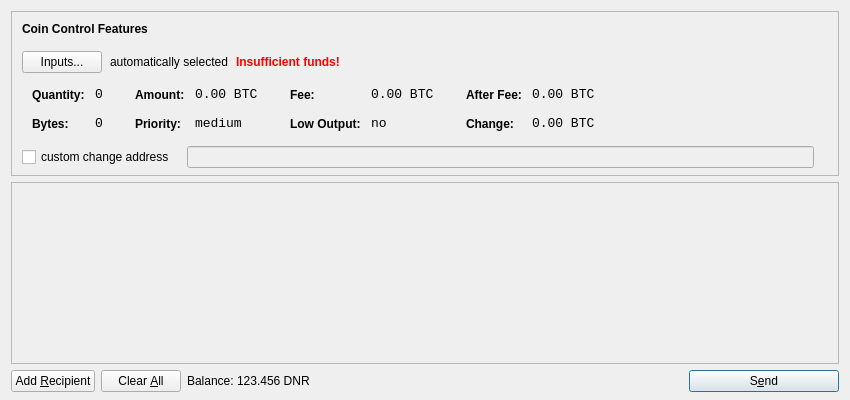
<?xml version="1.0" encoding="UTF-8"?>
<ui version="4.0">
 <class>SendCoinsDialog</class>
 <widget class="QDialog" name="SendCoinsDialog">
  <property name="geometry">
   <rect>
    <x>0</x>
    <y>0</y>
    <width>850</width>
    <height>400</height>
   </rect>
  </property>
  <property name="windowTitle">
   <string>Send Coins</string>
  </property>
  <layout class="QVBoxLayout" name="verticalLayout" stretch="0,1,0">
   <property name="bottomMargin">
    <number>8</number>
   </property>
   <item>
    <widget class="QFrame" name="frameCoinControl">
     <property name="sizePolicy">
      <sizepolicy hsizetype="Expanding" vsizetype="Expanding">
       <horstretch>0</horstretch>
       <verstretch>0</verstretch>
      </sizepolicy>
     </property>
     <property name="maximumSize">
      <size>
       <width>16777215</width>
       <height>16777215</height>
      </size>
     </property>
     <property name="frameShape">
      <enum>QFrame::StyledPanel</enum>
     </property>
     <property name="frameShadow">
      <enum>QFrame::Sunken</enum>
     </property>
     <layout class="QVBoxLayout" name="verticalLayoutCoinControl2">
      <property name="spacing">
       <number>-1</number>
      </property>
      <property name="leftMargin">
       <number>0</number>
      </property>
      <property name="topMargin">
       <number>0</number>
      </property>
      <property name="rightMargin">
       <number>0</number>
      </property>
      <property name="bottomMargin">
       <number>6</number>
      </property>
      <item>
       <layout class="QVBoxLayout" name="verticalLayoutCoinControl" stretch="0,0,0,0,1">
        <property name="spacing">
         <number>0</number>
        </property>
        <property name="leftMargin">
         <number>10</number>
        </property>
        <property name="topMargin">
         <number>10</number>
        </property>
        <item>
         <layout class="QHBoxLayout" name="horizontalLayoutCoinControl1">
          <property name="bottomMargin">
           <number>15</number>
          </property>
          <item>
           <widget class="QLabel" name="labelCoinControlFeatures">
            <property name="sizePolicy">
             <sizepolicy hsizetype="Preferred" vsizetype="Maximum">
              <horstretch>0</horstretch>
              <verstretch>0</verstretch>
             </sizepolicy>
            </property>
            <property name="font">
             <font>
              <weight>75</weight>
              <bold>true</bold>
             </font>
            </property>
            <property name="styleSheet">
             <string notr="true">font-weight:bold;</string>
            </property>
            <property name="text">
             <string>Coin Control Features</string>
            </property>
           </widget>
          </item>
         </layout>
        </item>
        <item>
         <layout class="QHBoxLayout" name="horizontalLayoutCoinControl2" stretch="0,0,0,0">
          <property name="spacing">
           <number>8</number>
          </property>
          <property name="bottomMargin">
           <number>10</number>
          </property>
          <item>
           <widget class="QPushButton" name="pushButtonCoinControl">
            <property name="styleSheet">
             <string notr="true"/>
            </property>
            <property name="text">
             <string>Inputs...</string>
            </property>
           </widget>
          </item>
          <item>
           <widget class="QLabel" name="labelCoinControlAutomaticallySelected">
            <property name="text">
             <string>automatically selected</string>
            </property>
            <property name="margin">
             <number>5</number>
            </property>
           </widget>
          </item>
          <item>
           <widget class="QLabel" name="labelCoinControlInsuffFunds">
            <property name="font">
             <font>
              <weight>75</weight>
              <bold>true</bold>
             </font>
            </property>
            <property name="styleSheet">
             <string notr="true">color:red;font-weight:bold;</string>
            </property>
            <property name="text">
             <string>Insufficient funds!</string>
            </property>
            <property name="margin">
             <number>5</number>
            </property>
           </widget>
          </item>
          <item>
           <spacer name="horizontalSpacerCoinControl">
            <property name="orientation">
             <enum>Qt::Horizontal</enum>
            </property>
            <property name="sizeHint" stdset="0">
             <size>
              <width>40</width>
              <height>1</height>
             </size>
            </property>
           </spacer>
          </item>
         </layout>
        </item>
        <item>
         <widget class="QWidget" name="widgetCoinControl" native="true">
          <property name="sizePolicy">
           <sizepolicy hsizetype="Preferred" vsizetype="Preferred">
            <horstretch>0</horstretch>
            <verstretch>0</verstretch>
           </sizepolicy>
          </property>
          <property name="minimumSize">
           <size>
            <width>0</width>
            <height>0</height>
           </size>
          </property>
          <property name="styleSheet">
           <string notr="true"/>
          </property>
          <layout class="QHBoxLayout" name="horizontalLayoutCoinControl5">
           <property name="margin">
            <number>0</number>
           </property>
           <item>
            <layout class="QHBoxLayout" name="horizontalLayoutCoinControl3" stretch="0,0,0,1">
             <property name="spacing">
              <number>20</number>
             </property>
             <property name="topMargin">
              <number>0</number>
             </property>
             <property name="bottomMargin">
              <number>10</number>
             </property>
             <item>
              <layout class="QFormLayout" name="formLayoutCoinControl1">
               <property name="horizontalSpacing">
                <number>10</number>
               </property>
               <property name="verticalSpacing">
                <number>14</number>
               </property>
               <property name="leftMargin">
                <number>10</number>
               </property>
               <property name="topMargin">
                <number>4</number>
               </property>
               <property name="rightMargin">
                <number>6</number>
               </property>
               <item row="0" column="0">
                <widget class="QLabel" name="labelCoinControlQuantityText">
                 <property name="styleSheet">
                  <string notr="true">font-weight:bold;</string>
                 </property>
                 <property name="text">
                  <string>Quantity:</string>
                 </property>
                 <property name="margin">
                  <number>0</number>
                 </property>
                </widget>
               </item>
               <item row="0" column="1">
                <widget class="QLabel" name="labelCoinControlQuantity">
                 <property name="font">
                  <font>
                   <family>Monospace</family>
                   <pointsize>10</pointsize>
                  </font>
                 </property>
                 <property name="cursor">
                  <cursorShape>IBeamCursor</cursorShape>
                 </property>
                 <property name="contextMenuPolicy">
                  <enum>Qt::ActionsContextMenu</enum>
                 </property>
                 <property name="text">
                  <string notr="true">0</string>
                 </property>
                 <property name="margin">
                  <number>0</number>
                 </property>
                 <property name="textInteractionFlags">
                  <set>Qt::LinksAccessibleByMouse|Qt::TextSelectableByKeyboard|Qt::TextSelectableByMouse</set>
                 </property>
                </widget>
               </item>
               <item row="1" column="0">
                <widget class="QLabel" name="labelCoinControlBytesText">
                 <property name="styleSheet">
                  <string notr="true">font-weight:bold;</string>
                 </property>
                 <property name="text">
                  <string>Bytes:</string>
                 </property>
                </widget>
               </item>
               <item row="1" column="1">
                <widget class="QLabel" name="labelCoinControlBytes">
                 <property name="font">
                  <font>
                   <family>Monospace</family>
                   <pointsize>10</pointsize>
                  </font>
                 </property>
                 <property name="cursor">
                  <cursorShape>IBeamCursor</cursorShape>
                 </property>
                 <property name="contextMenuPolicy">
                  <enum>Qt::ActionsContextMenu</enum>
                 </property>
                 <property name="text">
                  <string notr="true">0</string>
                 </property>
                 <property name="textInteractionFlags">
                  <set>Qt::LinksAccessibleByMouse|Qt::TextSelectableByKeyboard|Qt::TextSelectableByMouse</set>
                 </property>
                </widget>
               </item>
              </layout>
             </item>
             <item>
              <layout class="QFormLayout" name="formLayoutCoinControl2">
               <property name="horizontalSpacing">
                <number>10</number>
               </property>
               <property name="verticalSpacing">
                <number>14</number>
               </property>
               <property name="leftMargin">
                <number>6</number>
               </property>
               <property name="topMargin">
                <number>4</number>
               </property>
               <property name="rightMargin">
                <number>6</number>
               </property>
               <item row="0" column="0">
                <widget class="QLabel" name="labelCoinControlAmountText">
                 <property name="styleSheet">
                  <string notr="true">font-weight:bold;</string>
                 </property>
                 <property name="text">
                  <string>Amount:</string>
                 </property>
                 <property name="margin">
                  <number>0</number>
                 </property>
                </widget>
               </item>
               <item row="0" column="1">
                <widget class="QLabel" name="labelCoinControlAmount">
                 <property name="font">
                  <font>
                   <family>Monospace</family>
                   <pointsize>10</pointsize>
                  </font>
                 </property>
                 <property name="cursor">
                  <cursorShape>IBeamCursor</cursorShape>
                 </property>
                 <property name="contextMenuPolicy">
                  <enum>Qt::ActionsContextMenu</enum>
                 </property>
                 <property name="text">
                  <string notr="true">0.00 BTC</string>
                 </property>
                 <property name="textInteractionFlags">
                  <set>Qt::LinksAccessibleByMouse|Qt::TextSelectableByKeyboard|Qt::TextSelectableByMouse</set>
                 </property>
                </widget>
               </item>
               <item row="1" column="0">
                <widget class="QLabel" name="labelCoinControlPriorityText">
                 <property name="styleSheet">
                  <string notr="true">font-weight:bold;</string>
                 </property>
                 <property name="text">
                  <string>Priority:</string>
                 </property>
                </widget>
               </item>
               <item row="1" column="1">
                <widget class="QLabel" name="labelCoinControlPriority">
                 <property name="font">
                  <font>
                   <family>Monospace</family>
                   <pointsize>10</pointsize>
                  </font>
                 </property>
                 <property name="cursor">
                  <cursorShape>IBeamCursor</cursorShape>
                 </property>
                 <property name="contextMenuPolicy">
                  <enum>Qt::ActionsContextMenu</enum>
                 </property>
                 <property name="text">
                  <string>medium</string>
                 </property>
                 <property name="textInteractionFlags">
                  <set>Qt::LinksAccessibleByMouse|Qt::TextSelectableByKeyboard|Qt::TextSelectableByMouse</set>
                 </property>
                </widget>
               </item>
              </layout>
             </item>
             <item>
              <layout class="QFormLayout" name="formLayoutCoinControl3">
               <property name="horizontalSpacing">
                <number>10</number>
               </property>
               <property name="verticalSpacing">
                <number>14</number>
               </property>
               <property name="leftMargin">
                <number>6</number>
               </property>
               <property name="topMargin">
                <number>4</number>
               </property>
               <property name="rightMargin">
                <number>6</number>
               </property>
               <item row="0" column="0">
                <widget class="QLabel" name="labelCoinControlFeeText">
                 <property name="styleSheet">
                  <string notr="true">font-weight:bold;</string>
                 </property>
                 <property name="text">
                  <string>Fee:</string>
                 </property>
                 <property name="margin">
                  <number>0</number>
                 </property>
                </widget>
               </item>
               <item row="0" column="1">
                <widget class="QLabel" name="labelCoinControlFee">
                 <property name="font">
                  <font>
                   <family>Monospace</family>
                   <pointsize>10</pointsize>
                  </font>
                 </property>
                 <property name="cursor">
                  <cursorShape>IBeamCursor</cursorShape>
                 </property>
                 <property name="contextMenuPolicy">
                  <enum>Qt::ActionsContextMenu</enum>
                 </property>
                 <property name="text">
                  <string notr="true">0.00 BTC</string>
                 </property>
                 <property name="textInteractionFlags">
                  <set>Qt::LinksAccessibleByMouse|Qt::TextSelectableByKeyboard|Qt::TextSelectableByMouse</set>
                 </property>
                </widget>
               </item>
               <item row="1" column="0">
                <widget class="QLabel" name="labelCoinControlLowOutputText">
                 <property name="styleSheet">
                  <string notr="true">font-weight:bold;</string>
                 </property>
                 <property name="text">
                  <string>Low Output:</string>
                 </property>
                </widget>
               </item>
               <item row="1" column="1">
                <widget class="QLabel" name="labelCoinControlLowOutput">
                 <property name="font">
                  <font>
                   <family>Monospace</family>
                   <pointsize>10</pointsize>
                  </font>
                 </property>
                 <property name="cursor">
                  <cursorShape>IBeamCursor</cursorShape>
                 </property>
                 <property name="contextMenuPolicy">
                  <enum>Qt::ActionsContextMenu</enum>
                 </property>
                 <property name="text">
                  <string>no</string>
                 </property>
                 <property name="textInteractionFlags">
                  <set>Qt::LinksAccessibleByMouse|Qt::TextSelectableByKeyboard|Qt::TextSelectableByMouse</set>
                 </property>
                </widget>
               </item>
              </layout>
             </item>
             <item>
              <layout class="QFormLayout" name="formLayoutCoinControl4">
               <property name="horizontalSpacing">
                <number>10</number>
               </property>
               <property name="verticalSpacing">
                <number>14</number>
               </property>
               <property name="leftMargin">
                <number>6</number>
               </property>
               <property name="topMargin">
                <number>4</number>
               </property>
               <property name="rightMargin">
                <number>6</number>
               </property>
               <item row="0" column="0">
                <widget class="QLabel" name="labelCoinControlAfterFeeText">
                 <property name="styleSheet">
                  <string notr="true">font-weight:bold;</string>
                 </property>
                 <property name="text">
                  <string>After Fee:</string>
                 </property>
                 <property name="margin">
                  <number>0</number>
                 </property>
                </widget>
               </item>
               <item row="0" column="1">
                <widget class="QLabel" name="labelCoinControlAfterFee">
                 <property name="font">
                  <font>
                   <family>Monospace</family>
                   <pointsize>10</pointsize>
                  </font>
                 </property>
                 <property name="cursor">
                  <cursorShape>IBeamCursor</cursorShape>
                 </property>
                 <property name="contextMenuPolicy">
                  <enum>Qt::ActionsContextMenu</enum>
                 </property>
                 <property name="text">
                  <string notr="true">0.00 BTC</string>
                 </property>
                 <property name="textInteractionFlags">
                  <set>Qt::LinksAccessibleByMouse|Qt::TextSelectableByKeyboard|Qt::TextSelectableByMouse</set>
                 </property>
                </widget>
               </item>
               <item row="1" column="0">
                <widget class="QLabel" name="labelCoinControlChangeText">
                 <property name="styleSheet">
                  <string notr="true">font-weight:bold;</string>
                 </property>
                 <property name="text">
                  <string>Change:</string>
                 </property>
                </widget>
               </item>
               <item row="1" column="1">
                <widget class="QLabel" name="labelCoinControlChange">
                 <property name="font">
                  <font>
                   <family>Monospace</family>
                   <pointsize>10</pointsize>
                  </font>
                 </property>
                 <property name="cursor">
                  <cursorShape>IBeamCursor</cursorShape>
                 </property>
                 <property name="contextMenuPolicy">
                  <enum>Qt::ActionsContextMenu</enum>
                 </property>
                 <property name="text">
                  <string notr="true">0.00 BTC</string>
                 </property>
                 <property name="textInteractionFlags">
                  <set>Qt::LinksAccessibleByMouse|Qt::TextSelectableByKeyboard|Qt::TextSelectableByMouse</set>
                 </property>
                </widget>
               </item>
              </layout>
             </item>
            </layout>
           </item>
          </layout>
         </widget>
        </item>
        <item>
         <layout class="QHBoxLayout" name="horizontalLayoutCoinControl4" stretch="0,0,0">
          <property name="spacing">
           <number>12</number>
          </property>
          <property name="sizeConstraint">
           <enum>QLayout::SetDefaultConstraint</enum>
          </property>
          <property name="topMargin">
           <number>5</number>
          </property>
          <property name="rightMargin">
           <number>5</number>
          </property>
          <item>
           <widget class="QCheckBox" name="checkBoxCoinControlChange">
            <property name="text">
             <string>custom change address</string>
            </property>
           </widget>
          </item>
          <item>
           <widget class="QLineEdit" name="lineEditCoinControlChange">
            <property name="enabled">
             <bool>false</bool>
            </property>
            <property name="sizePolicy">
             <sizepolicy hsizetype="Expanding" vsizetype="Fixed">
              <horstretch>0</horstretch>
              <verstretch>0</verstretch>
             </sizepolicy>
            </property>
           </widget>
          </item>
          <item>
           <widget class="QLabel" name="labelCoinControlChangeLabel">
            <property name="sizePolicy">
             <sizepolicy hsizetype="Preferred" vsizetype="Expanding">
              <horstretch>0</horstretch>
              <verstretch>0</verstretch>
             </sizepolicy>
            </property>
            <property name="minimumSize">
             <size>
              <width>0</width>
              <height>0</height>
             </size>
            </property>
            <property name="text">
             <string/>
            </property>
            <property name="margin">
             <number>3</number>
            </property>
           </widget>
          </item>
         </layout>
        </item>
        <item>
         <spacer name="verticalSpacerCoinControl">
          <property name="orientation">
           <enum>Qt::Vertical</enum>
          </property>
          <property name="sizeHint" stdset="0">
           <size>
            <width>800</width>
            <height>1</height>
           </size>
          </property>
         </spacer>
        </item>
       </layout>
      </item>
     </layout>
    </widget>
   </item>
   <item>
    <widget class="QScrollArea" name="scrollArea">
     <property name="widgetResizable">
      <bool>true</bool>
     </property>
     <widget class="QWidget" name="scrollAreaWidgetContents">
      <property name="geometry">
       <rect>
        <x>0</x>
        <y>0</y>
        <width>830</width>
        <height>165</height>
       </rect>
      </property>
      <layout class="QVBoxLayout" name="verticalLayout_2">
       <property name="margin">
        <number>0</number>
       </property>
       <item>
        <layout class="QVBoxLayout" name="entries">
         <property name="spacing">
          <number>6</number>
         </property>
        </layout>
       </item>
       <item>
        <spacer name="verticalSpacer">
         <property name="orientation">
          <enum>Qt::Vertical</enum>
         </property>
         <property name="sizeHint" stdset="0">
          <size>
           <width>20</width>
           <height>40</height>
          </size>
         </property>
        </spacer>
       </item>
      </layout>
     </widget>
    </widget>
   </item>
   <item>
    <layout class="QHBoxLayout" name="horizontalLayout">
     <item>
      <widget class="QPushButton" name="addButton">
       <property name="toolTip">
        <string>Send to multiple recipients at once</string>
       </property>
       <property name="text">
        <string>Add &amp;Recipient</string>
       </property>
       <property name="icon">
        <iconset resource="../bitcoin.qrc">
         <normaloff>:/icons/add</normaloff>:/icons/add</iconset>
       </property>
       <property name="autoDefault">
        <bool>false</bool>
       </property>
      </widget>
     </item>
     <item>
      <widget class="QPushButton" name="clearButton">
       <property name="sizePolicy">
        <sizepolicy hsizetype="Minimum" vsizetype="Fixed">
         <horstretch>0</horstretch>
         <verstretch>0</verstretch>
        </sizepolicy>
       </property>
       <property name="toolTip">
        <string>Remove all transaction fields</string>
       </property>
       <property name="text">
        <string>Clear &amp;All</string>
       </property>
       <property name="icon">
        <iconset resource="../bitcoin.qrc">
         <normaloff>:/icons/remove</normaloff>:/icons/remove</iconset>
       </property>
       <property name="autoRepeatDelay">
        <number>300</number>
       </property>
       <property name="autoDefault">
        <bool>false</bool>
       </property>
      </widget>
     </item>
     <item>
      <layout class="QHBoxLayout" name="horizontalLayout_2">
       <property name="spacing">
        <number>3</number>
       </property>
       <item>
        <widget class="QLabel" name="label">
         <property name="text">
          <string>Balance:</string>
         </property>
        </widget>
       </item>
       <item>
        <widget class="QLabel" name="labelBalance">
         <property name="cursor">
          <cursorShape>IBeamCursor</cursorShape>
         </property>
         <property name="text">
          <string>123.456 DNR</string>
         </property>
         <property name="textInteractionFlags">
          <set>Qt::LinksAccessibleByMouse|Qt::TextSelectableByKeyboard|Qt::TextSelectableByMouse</set>
         </property>
        </widget>
       </item>
      </layout>
     </item>
     <item>
      <spacer name="horizontalSpacer">
       <property name="orientation">
        <enum>Qt::Horizontal</enum>
       </property>
       <property name="sizeHint" stdset="0">
        <size>
         <width>40</width>
         <height>20</height>
        </size>
       </property>
      </spacer>
     </item>
     <item>
      <widget class="QPushButton" name="sendButton">
       <property name="minimumSize">
        <size>
         <width>150</width>
         <height>0</height>
        </size>
       </property>
       <property name="toolTip">
        <string>Confirm the send action</string>
       </property>
       <property name="text">
        <string>S&amp;end</string>
       </property>
       <property name="icon">
        <iconset resource="../bitcoin.qrc">
         <normaloff>:/icons/send</normaloff>:/icons/send</iconset>
       </property>
       <property name="default">
        <bool>true</bool>
       </property>
      </widget>
     </item>
    </layout>
   </item>
  </layout>
 </widget>
 <resources>
  <include location="../bitcoin.qrc"/>
 </resources>
 <connections/>
</ui>
